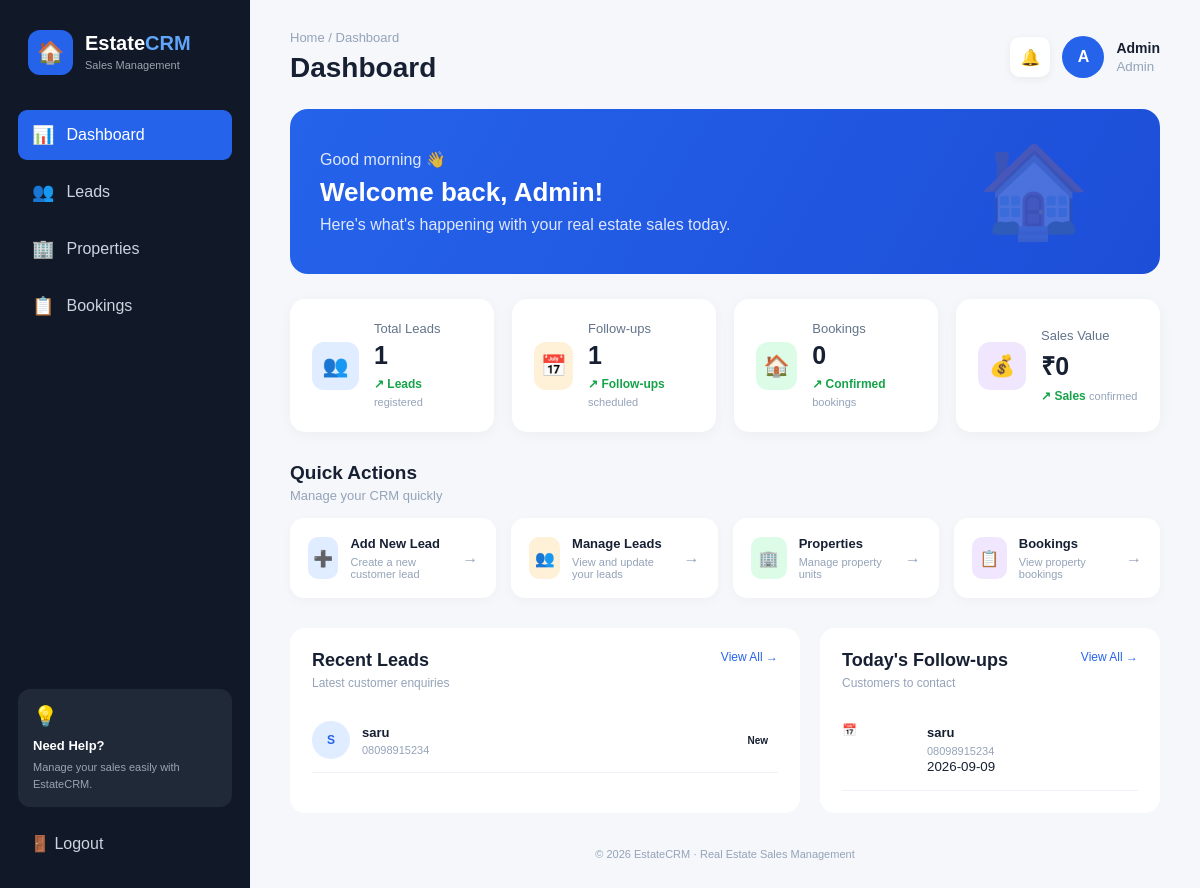
The app's page /dashboard (signed in) with its own data.
### tables this page shows
CREATE TABLE leads (
        id INTEGER PRIMARY KEY AUTOINCREMENT,
        name TEXT NOT NULL,
        phone TEXT NOT NULL,
        email TEXT,
        source TEXT,
        stage TEXT DEFAULT 'New',
        assigned_to INTEGER,
        notes TEXT,
        follow_up_date TEXT,
        created_at TEXT DEFAULT CURRENT_TIMESTAMP,
        FOREIGN KEY (assigned_to) REFERENCES users(id)
    );

### app.py (the view)
@app.route("/dashboard")
def dashboard():
    if "user_id" not in session:
        return redirect("/login")
    conn = get_db()
    total_leads = conn.execute("""
        SELECT COUNT(*)
        FROM leads
    """).fetchone()[0]
    follow_ups = conn.execute("""
        SELECT COUNT(*)
        FROM leads
        WHERE follow_up_date IS NOT NULL
        AND follow_up_date != ''
    """).fetchone()[0]
    total_bookings = conn.execute("""
        SELECT COUNT(*)
        FROM bookings
        WHERE status = 'Confirmed'
    """).fetchone()[0]
    sales_value = conn.execute("""
        SELECT COALESCE(SUM(amount), 0)
        FROM bookings
        WHERE status = 'Confirmed'
    """).fetchone()[0]
    recent_leads = conn.execute("""
        SELECT
            leads.*,
            users.name AS employee_name
        FROM leads
        LEFT JOIN users
        ON leads.assigned_to = users.id
        ORDER BY leads.id DESC
        LIMIT 5
    """).fetchall()
    upcoming_followups = conn.execute("""
        SELECT *
        FROM leads
        WHERE follow_up_date IS NOT NULL
        AND follow_up_date != ''
        ORDER BY follow_up_date ASC
        LIMIT 5
    """).fetchall()
    conn.close()
    return render_template(
        "dashboard.html",
        name=session["name"],
        role=session["role"],
        total_leads=total_leads,
        follow_ups=follow_ups,
        total_bookings=total_bookings,
        sales_value=sales_value,
        recent_leads=recent_leads,
        upcoming_followups=upcoming_followups
    )

### database.py (called while the page is built)
def get_db():
    conn = sqlite3.connect(DATABASE)
    conn.row_factory = sqlite3.Row
    return conn

### templates/dashboard.html (shortened to what this page needs)
<!DOCTYPE html>
<html lang="en">
<head>
    <link rel="stylesheet"
          href="{{ url_for('static', filename='style.css') }}">
</head>
<body>
<div class="crm-layout">
    <aside class="sidebar">
        <div class="logo">
            <div class="logo-icon">
                🏠
            </div>
            <div>
                <h2>Estate<span>CRM</span></h2>
                <small>Sales Management</small>
            </div>
        </div>
        <nav>
            <a href="{{ url_for('dashboard') }}"
               class="nav-link active">
                <span>📊</span>
                Dashboard
            </a>
            <a href="{{ url_for('leads') }}"
               class="nav-link">
                <span>👥</span>
                Leads
            </a>
            <a href="{{ url_for('properties') }}"
               class="nav-link">
                <span>🏢</span>
                Properties
            </a>
            <a href="{{ url_for('bookings') }}"
               class="nav-link">
                <span>📋</span>
                Bookings
            </a>
        </nav>
        <div class="sidebar-bottom">
            <div class="help-box">
                <div>💡</div>
                <strong>Need Help?</strong>
                <p>
                    Manage your sales easily with EstateCRM.
                </p>
            </div>
            <a href="{{ url_for('logout') }}"
               class="logout-link">
                🚪 Logout
            </a>
        </div>
    </aside>
    <main class="main-content">
        <header class="topbar">
            <div>
                <p class="breadcrumb">
                    Home / Dashboard
                </p>
                <h1>
                    Dashboard
                </h1>
            </div>
            <div class="profile">
                <div class="notification">
                    🔔
                </div>
                <div class="avatar">
                    {{ name[0]|upper }}
                </div>
                <div class="profile-info">
                    <strong>
                        {{ name }}
                    </strong>
                    <small>
                        {{ role }}
                    </small>
                </div>
            </div>
        </header>
        <section class="welcome-card">
            <div>
                <p class="welcome-small">
                    Good morning 👋
                </p>
                <h2>
                    Welcome back, {{ name }}!
                </h2>
                <p>
                    Here's what's happening with your
                    real estate sales today.
                </p>
            </div>
            <div class="welcome-house">
                🏠
            </div>
        </section>
        <section class="stats-grid">
            <div class="stat-card">
                <div class="stat-icon blue">
                    👥
                </div>
                <div>
                    <p>
                        Total Leads
                    </p>
                    <h2>
                        {{ total_leads }}
                    </h2>
                    <span class="positive">
                        ↗ Leads
                    </span>
                    <small>
                        registered
                    </small>
                </div>
            </div>
            <div class="stat-card">
                <div class="stat-icon orange">
                    📅
                </div>
                <div>
                    <p>
                        Follow-ups
                    </p>
                    <h2>
                        {{ follow_ups }}
                    </h2>
                    <span class="positive">
                        ↗ Follow-ups
                    </span>
                    <small>
                        scheduled
                    </small>
                </div>
            </div>
            <div class="stat-card">
                <div class="stat-icon green">
                    🏠
                </div>
                <div>
                    <p>
                        Bookings
                    </p>
                    <h2>
                        {{ total_bookings }}
                    </h2>
                    <span class="positive">
                        ↗ Confirmed
                    </span>
                    <small>
                        bookings
                    </small>
                </div>
            </div>
            <div class="stat-card">
                <div class="stat-icon purple">
                    💰
                </div>
                <div>
                    <p>
                        Sales Value
                    </p>
                    <h2>
                        ₹{{ "{:,.0f}".format(sales_value) }}
                    </h2>
                    <span class="positive">
                        ↗ Sales
                    </span>
                    <small>
                        confirmed
                    </small>
                </div>
            </div>
        </section>
        <section class="section">
            <div class="section-header">
                <h2>
                    Quick Actions
                </h2>
                <p>
                    Manage your CRM quickly
                </p>
            </div>
            <div class="action-grid">
                <a href="{{ url_for('leads') }}"
                   class="action-card">
                    <div class="action-icon blue">
                        ➕
                    </div>
                    <div>
                        <h3>
                            Add New Lead
                        </h3>
                        <p>
                            Create a new customer lead
                        </p>
                    </div>
                    <span class="arrow">
                        →
                    </span>
                </a>
                <a href="{{ url_for('leads') }}"
                   class="action-card">
                    <div class="action-icon orange">
                        👥
                    </div>
                    <div>
                        <h3>
                            Manage Leads
                        </h3>
                        <p>
                            View and update your leads
                        </p>
                    </div>
                    <span class="arrow">
                        →
                    </span>
                </a>
                <a href="{{ url_for('properties') }}"
                   class="action-card">
                    <div class="action-icon green">
                        🏢
                    </div>
                    <div>
                        <h3>
                            Properties
                        </h3>
                        <p>
                            Manage property units
                        </p>
                    </div>
                    <span class="arrow">
                        →
                    </span>
                </a>
                <a href="{{ url_for('bookings') }}"
                   class="action-card">
                    <div class="action-icon purple">
                        📋
                    </div>
                    <div>
                        <h3>
                            Bookings
                        </h3>
                        <p>
                            View property bookings
                        </p>
                    </div>
                    <span class="arrow">
                        →
                    </span>
                </a>
            </div>
        </section>
        <section class="content-grid">
            <div class="recent-card">
                <div class="card-header">
                    <div>
                        <h2>
                            Recent Leads
                        </h2>
                        <p>
                            Latest customer enquiries
                        </p>
                    </div>
                    <a href="{{ url_for('leads') }}">
                        View All →
                    </a>
                </div>
                {% if recent_leads %}
                    {% for lead in recent_leads %}
                    <div class="lead-row">
                        <div class="lead-avatar">
                            {{ lead["name"][0]|upper }}
                        </div>
                        <div class="lead-info">
                            <strong>
                                {{ lead["name"] }}
                            </strong>
                            <span>
                                {{ lead["phone"] }}
                            </span>
                        </div>
                        <span class="status">
                            {{ lead["stage"] }}
                        </span>
                    </div>
                    {% endfor %}
                {% else %}
                    <div class="empty-state">
                        <p>
                            No leads available.
                        </p>
                    </div>
                {% endif %}
            </div>
            <div class="followup-card">
                <div class="card-header">
                    <div>
                        <h2>
                            Today's Follow-ups
                        </h2>
                        <p>
                            Customers to contact
                        </p>
                    </div>
                    <a href="{{ url_for('leads') }}">
                        View All →
                    </a>
                </div>
                {% if upcoming_followups %}
                    {% for lead in upcoming_followups %}
                    <div class="followup-item">
                        <div class="time">
                            📅
                        </div>
                        <div>
                            <strong>
                                {{ lead["name"] }}
                            </strong>
                            <p>
                                {{ lead["phone"] }}
                            </p>
                            <small>
                                {{ lead["follow_up_date"] }}
                            </small>
                        </div>
                    </div>
                    {% endfor %}
                {% else %}
                    <div class="empty-state">
                        <p>
                            No follow-ups scheduled.
                        </p>
                    </div>
                {% endif %}
            </div>
        </section>
        <footer>
            © 2026 EstateCRM · Real Estate Sales Management
        </footer>
    </main>
</div>
</body>
</html>

### records on screen
leads: name "S", name "saru", phone "08098915234", stage "New", follow_up_date "2026-09-09"

### other values on screen
{{ name[0]|upper }} "A"
{{ name }} "Admin"
{{ role }} "Admin"
{{ total_leads }} "1"
{{ follow_ups }} "1"
{{ total_bookings }} "0"
{{ "{:,.0f}".format(sales_value) }} "0"
